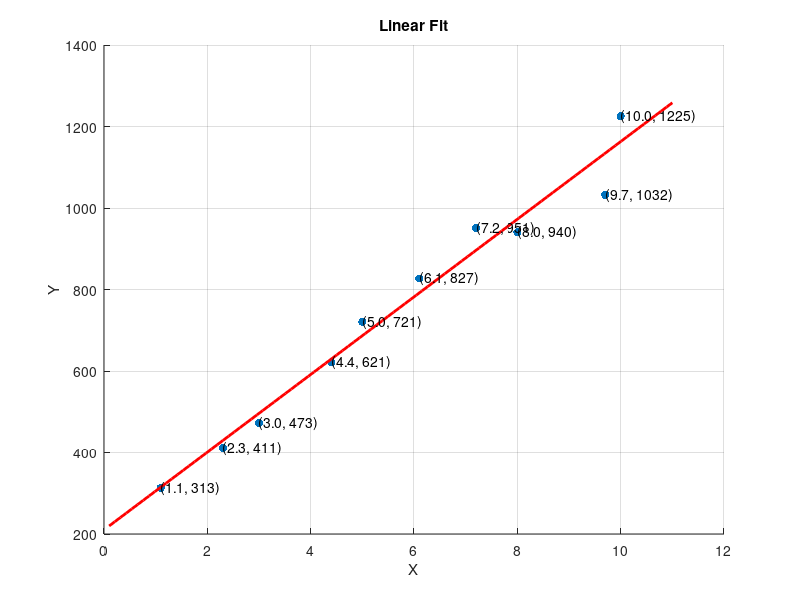

MATLAB code to generate this figure:
x_data = [1.1, 2.3, 3, 4.4, 5, 6.1, 7.2, 8, 9.7, 10];
y_data = [313, 411, 473, 621, 721, 827, 951, 940, 1032, 1225];

coefficients = polyfit(x_data, y_data, 1);
a = coefficients(1);
b = coefficients(2);

disp(a);
disp(b);

scatter(x_data, y_data, 'blue', 'filled');
hold on;

x_fit = linspace(min(x_data)-1, max(x_data)+1, 100);
y_fit = a * x_fit + b;
plot(x_fit, y_fit, 'red', 'LineWidth', 2);

for i = 1:length(x_data)
    text(x_data(i), y_data(i), sprintf('(%.1f, %d)', x_data(i), y_data(i)));
end

title('Linear Fit');
xlabel('X');
ylabel('Y');
grid on;
